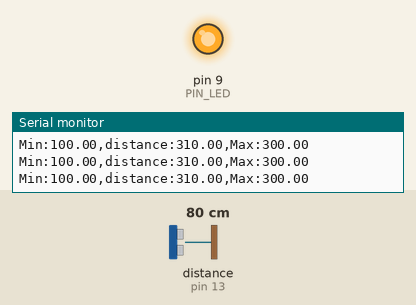
Simulated run of this sketch. Board: Arduino Uno, built with avr-gcc and run on an emulated ATmega328P. Parts: output pins drawn as LEDs (lit = HIGH), the last lines printed to the serial monitor. Wiring (inferred from the names in the program): ultrasonic range finder: trigger pin 12; echo pin 13. Inputs (shaded band) come from the test bench; at power-on: distance to the obstacle (sensor on pin 13) 80 cm. The echo pulse lasts 58.3 µs per cm; pins used as bus, display or sensor lines are not drawn.

Above: at 1.2 s.
1.3 s: distance to the obstacle (sensor on pin 13) set to 18 cm
At 4.0 s:
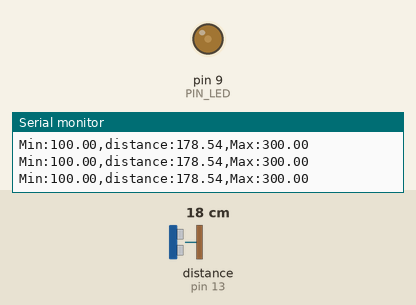
4.3 s: distance to the obstacle (sensor on pin 13) set to 2 cm
Timing chart, 0 to 7.3 s (numbered marks = the images above; inputs shaded):
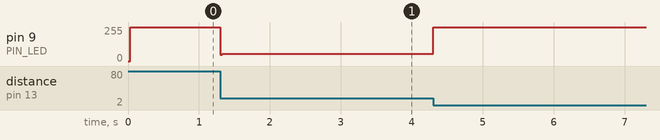

The sketch:

08_example_2.ino.ino
```cpp
// Arduino pin assignment
#define PIN_LED  9
#define PIN_TRIG 12   // sonar sensor TRIGGER
#define PIN_ECHO 13   // sonar sensor ECHO

// configurable parameters
#define SND_VEL 346.0     // sound velocity at 24 celsius degree (unit: m/sec)
#define INTERVAL 25      // sampling interval (unit: msec)
#define PULSE_DURATION 10 // ultra-sound Pulse Duration (unit: usec)
#define _DIST_MIN 100.0   // minimum distance to be measured (unit: mm)
#define _DIST_MAX 300.0   // maximum distance to be measured (unit: mm)

#define TIMEOUT ((INTERVAL / 2) * 1000.0) // maximum echo waiting time (unit: usec)
#define SCALE (0.001 * 0.5 * SND_VEL) // coefficent to convert duration to distance

unsigned long last_sampling_time;   // unit: msec

void setup() {
  // initialize GPIO pins
  pinMode(PIN_LED, OUTPUT);
  pinMode(PIN_TRIG, OUTPUT);  // sonar TRIGGER
  pinMode(PIN_ECHO, INPUT);   // sonar ECHO
  digitalWrite(PIN_TRIG, LOW);  // turn-off Sonar

  // initialize serial port
  Serial.begin(57600);
}

void loop() {
  float distance;

  // wait until next sampling time.
  // millis() returns the number of milliseconds since the program started.
  //    will overflow after 50 days.
  if (millis() < (last_sampling_time + INTERVAL))
    return;

  distance = USS_measure(PIN_TRIG, PIN_ECHO); // read distance
  int a = 0;
  if (distance > _DIST_MAX) {
      distance = _DIST_MAX + 10.0;    // Set Higher Value
      digitalWrite(PIN_LED, 1);       // LED OFF
  } else if (distance < _DIST_MIN) {
      distance = _DIST_MIN - 10.0;    // Set Lower Value
      digitalWrite(PIN_LED, 1);       // LED OFF
  } else if (distance >= _DIST_MIN && distance <= 200.0) {    // In desired Range
      digitalWrite(PIN_LED, 0);       // LED ON
      a = 255-((distance-100)*255/100);
      a = (int)a;
      analogWrite(PIN_LED, a);
  } else if (distance > 200 && distance <= _DIST_MAX) {
      digitalWrite(PIN_LED, 0);
      a = (distance-200)*255/100;
      a = (int)a;
      analogWrite(PIN_LED, a);
  }

  // output the distance to the serial port
  Serial.print("Min:");        Serial.print(_DIST_MIN);
  Serial.print(",distance:");  Serial.print(distance);
  Serial.print(",Max:");       Serial.print(_DIST_MAX);
  Serial.println("");

  // do something here
   // Assume that it takes 50ms to do something.

  // update last sampling time
  last_sampling_time += INTERVAL;
}

// get a distance reading from USS. return value is in millimeter.
float USS_measure(int TRIG, int ECHO)
{
  digitalWrite(TRIG, HIGH);
  delayMicroseconds(PULSE_DURATION);
  digitalWrite(TRIG, LOW);

  return pulseIn(ECHO, HIGH, TIMEOUT) * SCALE; // unit: mm

  // Pulse duration to distance conversion example (target distance = 17.3m)
  // - pulseIn(ECHO, HIGH, timeout) returns microseconds (음파의 왕복 시간)
  // - 편도 거리 = (pulseIn() / 1,000,000) * SND_VEL / 2 (미터 단위)
  //   mm 단위로 하려면 * 1,000이 필요 ==>  SCALE = 0.001 * 0.5 * SND_VEL
  //
  // - 예, pusseIn()이 100,000 이면 (= 0.1초, 왕복 거리 34.6m)
  //        = 100,000 micro*sec * 0.001 milli/micro * 0.5 * 346 meter/sec
  //        = 100,000 * 0.001 * 0.5 * 346
  //        = 17,300 mm  ==> 17.3m
}
```
